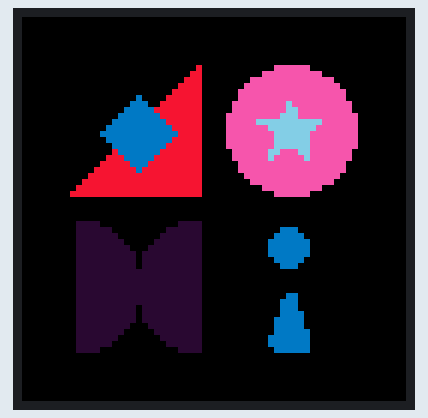
Recording of a program running on a simulated Raspberry Pi (BCM pin numbers). Parts: 64×64 colour display. What the program prints to the terminal is not drawn.

Above: at 0.15 s.
At 1.1 s:
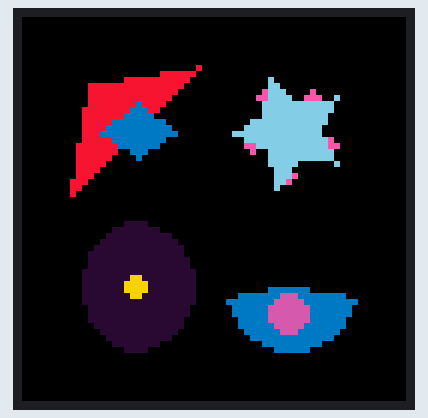
At 10.01 s:
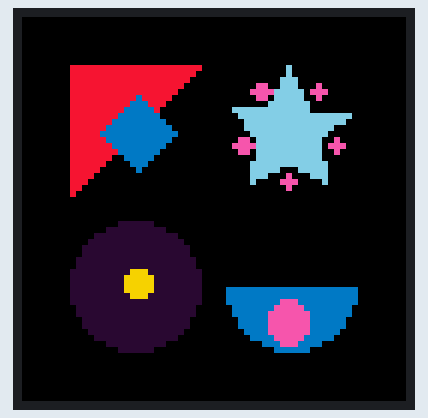
At 20.12 s:
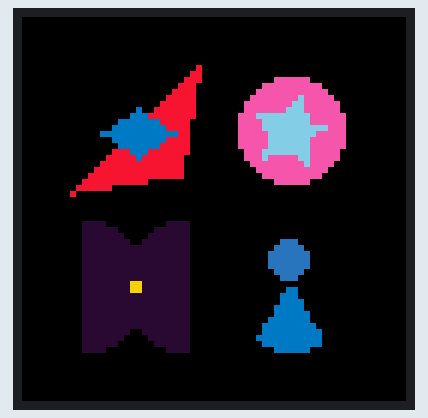
At 29.05 s:
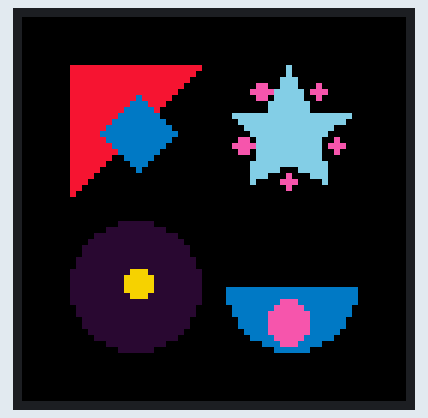
At 39.8 s:
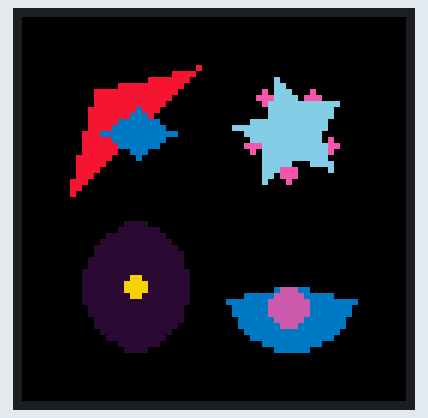

The program:

processing_figure1.py
```python
#!/usr/bin/env python
# НАЗВАНИЕ: Геометрия движения
# ОПИСАНИЕ: Анимированные геометрические фигуры с плавными трансформациями и цветовыми переходами
import time
import random
import platform

if platform.system() == "Windows":
    from RGBMatrixEmulator import RGBMatrix, RGBMatrixOptions
    graphics = None  # если нужно
else:
    from rgbmatrix import RGBMatrix, RGBMatrixOptions, graphics
from PIL import Image, ImageDraw

import math


# Конфигурация для матрицы
options = RGBMatrixOptions()
options.rows = 64
options.cols = 64
options.chain_length = 1
options.parallel = 1
# options.hardware_mapping = 'regular'
options.hardware_mapping = 'adafruit-hat'

matrix = RGBMatrix(options=options)

# Цвета из оригинального кода
colors = ['#f71735', '#067bc2', '#81cfe5', '#f654a9', '#2F0A30', '#f1d302']

def hex_to_rgb(hex_color):
    """Конвертация HEX в RGB"""
    hex_color = hex_color.lstrip('#')
    return tuple(int(hex_color[i:i+2], 16) for i in (0, 2, 4))

def ease_in_out_cubic(x):
    """Функция плавности анимации"""
    return 4 * x * x * x if x < 0.5 else 1 - pow(-2 * x + 2, 3) / 2

def lerp(start, end, t):
    """Линейная интерполяция"""
    return start + (end - start) * t

def lerp_color(c1, c2, t):
    """Интерполяция цветов"""
    return tuple(int(lerp(c1[i], c2[i], t)) for i in range(3))

class Motion:
    def __init__(self, x, y, w, clr1, clr2):
        self.x = x
        self.y = y
        self.w = w
        self.rest = 10
        self.t = -self.rest
        self.t1 = 50
        self.t2 = self.t1 + self.rest
        self.t3 = self.t2 + 50
        self.progress = 0
        self.clr1 = hex_to_rgb(clr1)
        self.clr2 = hex_to_rgb(clr2)

    def move(self):
        if 0 < self.t < self.t1:
            self.progress = ease_in_out_cubic(self.t / (self.t1 - 1))
        elif self.t2 < self.t < self.t3:
            self.progress = ease_in_out_cubic(1 - (self.t - self.t2) / (self.t3 - self.t2 - 1))
        elif (self.t3 + self.rest) < self.t:
            self.t = -self.rest
        self.t += 1

    def draw(self, draw_obj):
        pass

class Motion01(Motion):
    def draw(self, draw_obj):
        # Треугольник
        offset = self.w * self.progress
        points = [
            (self.x + self.w/2, self.y - self.w/2),
            (self.x + self.w/2 - offset, self.y + self.w/2 - offset),
            (self.x - self.w/2, self.y + self.w/2)
        ]
        draw_obj.polygon(points, fill=self.clr1)

        # Ромб с масштабированием
        scale_y = (self.progress * 2) - 1
        if abs(scale_y) > 0.01:
            diamond = [
                (self.x, self.y - self.w * 0.3 * scale_y),
                (self.x + self.w * 0.3, self.y),
                (self.x, self.y + self.w * 0.3 * scale_y),
                (self.x - self.w * 0.3, self.y)
            ]
            draw_obj.polygon(diamond, fill=self.clr2)

class Motion02(Motion):
    def draw(self, draw_obj):
        # Центральный круг
        r = self.w * (1 - self.progress) / 2
        draw_obj.ellipse([self.x - r, self.y - r, self.x + r, self.y + r], fill=self.clr2)

        # 5 маленьких кругов
        for i in range(5):
            angle = (i / 5) * 2 * math.pi + math.pi / 10
            radius = self.w * 0.4 * self.progress
            cx = self.x + radius * math.cos(angle)
            cy = self.y + radius * math.sin(angle)
            cr = self.w * 0.1 / 2
            draw_obj.ellipse([cx - cr, cy - cr, cx + cr, cy + cr], fill=self.clr2)

        # Звезда
        star_points = []
        for i in range(10):
            angle = (i / 10) * 2 * math.pi + math.pi / 10 + (1 - self.progress) * 2 * math.pi
            radius = lerp(0.25, 0.5, self.progress) * self.w
            if i % 2 == 0:
                radius *= 0.5
            star_points.append((
                self.x + radius * math.cos(angle),
                self.y + radius * math.sin(angle)
            ))
        draw_obj.polygon(star_points, fill=self.clr1)

class Motion03(Motion):
    def draw(self, draw_obj):
        # Левая дуга
        offset = self.w / 2 * (1 - self.progress)
        draw_obj.pieslice([self.x - offset - self.w/2, self.y - self.w/2,
                          self.x - offset + self.w/2, self.y + self.w/2],
                         -90, 90, fill=self.clr1)

        # Правая дуга
        draw_obj.pieslice([self.x + offset - self.w/2, self.y - self.w/2,
                          self.x + offset + self.w/2, self.y + self.w/2],
                         90, 270, fill=self.clr1)

        # Центральный круг
        cr = self.w * 0.2 * self.progress / 2
        draw_obj.ellipse([self.x - cr, self.y - cr, self.x + cr, self.y + cr], fill=self.clr2)

class Motion04(Motion):
    def draw(self, draw_obj):
        # Дуга
        angle_range = lerp(0.1, 0.5, self.progress) * 180
        draw_obj.pieslice([self.x - self.w/2, self.y - self.w/2,
                          self.x + self.w/2, self.y + self.w/2],
                         90 - angle_range, 90 + angle_range, fill=self.clr1)

        # Движущийся круг
        cy = self.y + lerp(-self.w * 0.3, self.w * 0.3, self.progress)
        cr = self.w * 0.3 / 2
        clr = lerp_color(self.clr1, self.clr2, self.progress)
        draw_obj.ellipse([self.x - cr, cy - cr, self.x + cr, cy + cr], fill=clr)

# Инициализация анимаций
side = 64 * 0.8  # 51.2
graphic_size = side * 0.4  # ~20
motions = [
    Motion01(32 - side/4, 32 - side/4, graphic_size, colors[0], colors[1]),
    Motion02(32 + side/4, 32 - side/4, graphic_size, colors[2], colors[3]),
    Motion03(32 - side/4, 32 + side/4, graphic_size, colors[4], colors[5]),
    Motion04(32 + side/4, 32 + side/4, graphic_size, colors[1], colors[3])
]

def generate_frame():
    """Генерация одного кадра анимации"""
    img = Image.new('RGB', (64, 64), 'black')
    draw = ImageDraw.Draw(img)

    for motion in motions:
        motion.draw(draw)
        motion.move()

    return img

# Основной цикл анимации
try:
    print("Press CTRL-C to stop.")
    while True:
        frame = generate_frame()
        matrix.SetImage(frame.convert("RGB"))
        time.sleep(0.02)  # ~30 FPS
except KeyboardInterrupt:
    print("Exiting...")
```
